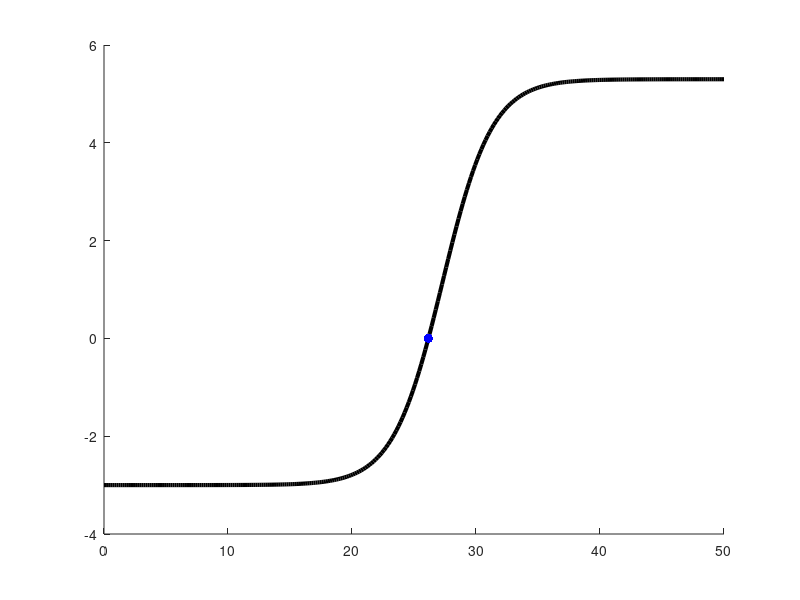

The MATLAB source for this figure: (Note: this script raises an error after producing the figure.)
function sigmoid_function_fzero() 

% Define the function in the range [0, 50]
    x_vals = linspace(0, 50, 300);
    f_x = test_function03(x_vals);
    x_root = fzero(@test_function03, 1); % root of the function

    % Generate a plot of the function
    figure(); hold on;
    plot(x_vals, f_x, 'k','LineWidth', 3, 'DisplayName', 'Sigmoid Function');
    plot(x_root, test_function03(x_root), 'b.', 'MarkerSize', 20); % Location of the root
    yline(0, 'k--', 'displayname', 'x-axis'); % x-axis

    % Run fzero for each point in the function
    for i = 1:length(x_vals)
        current_guess = x_vals(i);
        x_current = fzero(@test_function03, current_guess);

        % Plot the results
        if abs(x_current - x_root) < 1e-5
            plot(x_vals(i), f_x(i), 'c.', 'MarkerSize', 10);
        else
            plot(x_vals(i), f_x(i), 'r.', 'MarkerSize', 12, 'DisplayName', 'Failure to Converge Guess');
        end
    end 

    % Add a title, axis labels, and legend
    title('Fzero Guess Convergence Plot')
    xlabel('x'); ylabel('f(x)'); 
    l = legend('Sigmoid Function', 'Calculated Root Location', 'f(x) = 0 line (x-axis)', 'Successfully Converged Guess');
    set(l, 'location', 'southeast');
    axis([0 50 -5 7])

    % Sigmoid function
    function [f_val,dfdx] = test_function03(x)
    a = 27.3; b = 2; c = 8.3; d = -3;
    H = exp((x-a)/b);
    dH = H/b;
    L = 1+H;
    dL = dH;
    f_val = c*H./L+d;
    dfdx = c*(L.*dH-H.*dL)./(L.^2);
    end
end
